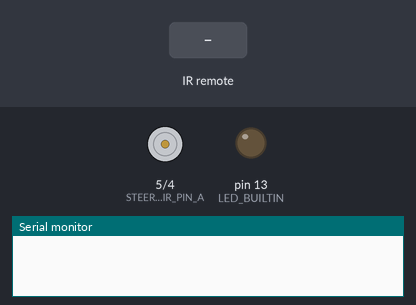
Recording of a sketch running on a simulated Arduino Uno, built with avr-gcc and run on an emulated ATmega328P. Parts: motor-driver pin pairs drawn as motors (green arrow = first pin HIGH = forward, orange = second pin HIGH = backward, longer = more drive, scaled by the enable pin), output pins drawn as LEDs (lit = HIGH), the last lines printed to the serial monitor. The test bench sets the inputs (shaded band). Pins used as bus, display or sensor lines are not drawn.

Above: at 1.2 s.
1.3 s: infrared code 0xFFC23D received
At 1.8 s:
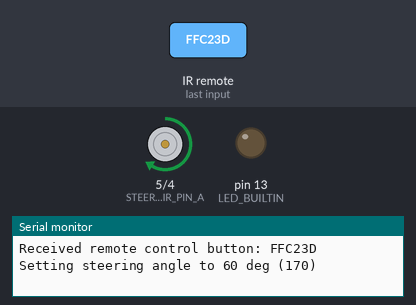
2.8 s: infrared code 0xFF22DD received
At 4.0 s:
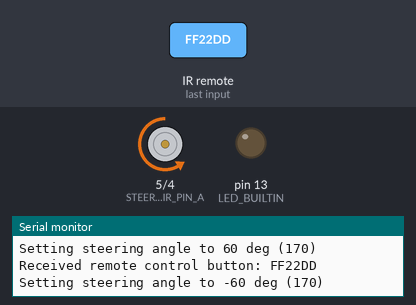
4.3 s: infrared code 0xFF9867 received
At 4.6 s:
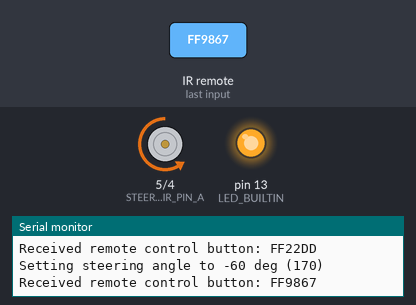
5.8 s: infrared code 0xFF02FD received
At 6.3 s:
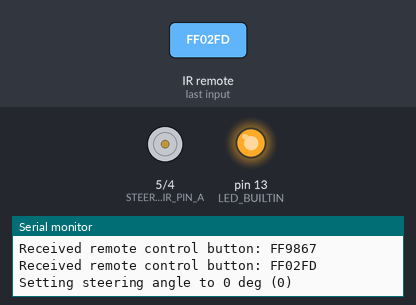
7.3 s: infrared code 0xFFC23D received
At 7.6 s:
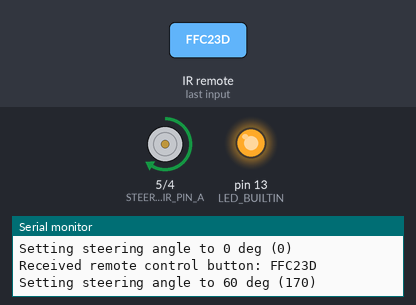
8.8 s: infrared code 0xFF6897 received
At 9.2 s:
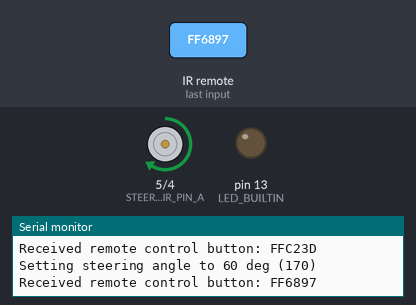
Timing chart, 0 to 11.3 s (numbered marks = the images above; inputs shaded):
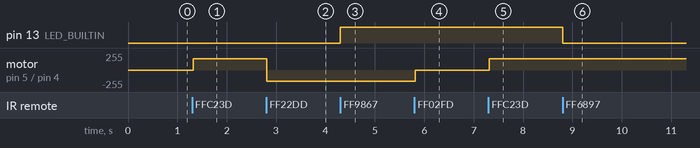

The sketch:

lego_race_car.ino
```cpp
// (licence header left out)
#include "remote_control.hpp"
#include "powertrain.hpp"
#include "steering.hpp"

#define SERIAL_BAUD_RATE 9600

#define REMOTE_CONTROL_RECEIVER_PIN A0

#define POWERTRAIN_PWM_PIN 10
#define POWERTRAIN_DIR_PIN_A 9
#define POWERTRAIN_DIR_PIN_B 8

#define STEERING_PWM_PIN 6
#define STEERING_DIR_PIN_A 5
#define STEERING_DIR_PIN_B 4

RemoteControl remoteControl(REMOTE_CONTROL_RECEIVER_PIN);
Powertrain powertrain(POWERTRAIN_PWM_PIN, POWERTRAIN_DIR_PIN_A, POWERTRAIN_DIR_PIN_B, &remoteControl);
Steering steering(STEERING_PWM_PIN, STEERING_DIR_PIN_A, STEERING_DIR_PIN_B, &remoteControl);

// The setup function runs once when you press reset or power the board
void setup()
{
  Serial.begin(SERIAL_BAUD_RATE);
  remoteControl.setup();
  powertrain.setup();
  steering.setup();
}

// The loop function runs over and over again forever
void loop()
{
  remoteControl.loop();
  powertrain.loop();
  steering.loop();
}
```

powertrain.cpp
```cpp
// (licence header left out)
#include "powertrain.hpp"

Powertrain::Powertrain(
    unsigned int __pwmPin,
    unsigned int __dirPinA,
    unsigned int __dirPinB,
    RemoteControl *__remoteControl)
{
    this->pwmPin = __pwmPin;
    this->dirPinA = __dirPinA;
    this->dirPinB = __dirPinB;
    this->remoteControl = __remoteControl;
    this->motorPower = Powertrain::MOTOR_POWER_MIN;
    this->direction = DrivingDirection::FORWARD;
}

void Powertrain::setup(void)
{
    pinMode(LED_BUILTIN, OUTPUT);
    pinMode(this->dirPinA, OUTPUT);
    pinMode(this->dirPinB, OUTPUT);
    pinMode(this->pwmPin, OUTPUT);

    digitalWrite(LED_BUILTIN, LOW);
    digitalWrite(this->dirPinA, HIGH);
    digitalWrite(this->dirPinB, LOW);

    analogWrite(this->pwmPin, this->motorPower);
}

void Powertrain::loop(void)
{
    if (RemoteControlButton::ONE == this->remoteControl->getPressedButton())
    {
        this->direction = DrivingDirection::FORWARD;
    }
    else if (RemoteControlButton::TWO == this->remoteControl->getPressedButton())
    {
        this->direction = DrivingDirection::REVERSE;
    }
    else if (RemoteControlButton::UP == this->remoteControl->getPressedButton())
    {
        this->motorPower = Powertrain::MOTOR_POWER_MAX;
    }
    else if (RemoteControlButton::DOWN == this->remoteControl->getPressedButton())
    {
        this->motorPower = Powertrain::MOTOR_POWER_MIN;
    }

    if (DrivingDirection::REVERSE == this->direction)
    {
        digitalWrite(this->dirPinA, LOW);
        digitalWrite(this->dirPinB, HIGH);
        digitalWrite(LED_BUILTIN, HIGH);
    }
    else
    {
        digitalWrite(this->dirPinA, HIGH);
        digitalWrite(this->dirPinB, LOW);
        digitalWrite(LED_BUILTIN, LOW);
    }

    analogWrite(this->pwmPin, this->motorPower);
}
```

powertrain.hpp
```cpp
// (licence header left out)
#ifndef powertrain_hpp
#define powertrain_hpp

#include "remote_control.hpp"

enum class DrivingDirection
{
  FORWARD = 1,
  REVERSE = -1,
};

class Powertrain
{
private:
  unsigned int pwmPin;
  unsigned int dirPinA;
  unsigned int dirPinB;
  RemoteControl *remoteControl;
  unsigned int motorPower;
  DrivingDirection direction;
  const static unsigned int MOTOR_POWER_MIN = 0;
  const static unsigned int MOTOR_POWER_MAX = 255;

public:
  Powertrain(
      unsigned int __pwmPin,
      unsigned int __dirPinA,
      unsigned int __dirPinB,
      RemoteControl *__remoteControl);
  void setup(void);
  void loop(void);
};

#endif /* powertrain_hpp */
```

remote_control.cpp
```cpp
// (licence header left out)
#include "remote_control.hpp"

RemoteControl::RemoteControl(unsigned int __receiverPin)
{
    this->pressedButton = RemoteControlButton::NONE;
    this->infraredReceiver = new IRrecv(__receiverPin);
}

void RemoteControl::setup(void)
{
    this->infraredReceiver->enableIRIn();
}

void RemoteControl::loop(void)
{
    decode_results results;

    if (this->infraredReceiver->decode(&results))
    {
        this->pressedButton = (RemoteControlButton)results.value;

        if ((unsigned long) RemoteControlButton::REPEATED != results.value)
        {
            Serial.println();
            Serial.print("Received remote control button: ");
            Serial.println(results.value, HEX);
        }

        this->infraredReceiver->resume();
    }
    else
    {
        this->pressedButton = RemoteControlButton::NONE;
    }
}

RemoteControlButton RemoteControl::getPressedButton(void) const
{
    return this->pressedButton;
}
```

remote_control.hpp
```cpp
// (licence header left out)
#ifndef remote_control_hpp
#define remote_control_hpp

#include <IRremote.h>

enum class RemoteControlButton : unsigned long
{
  NONE = 0x0,
  OK = 0xFF02FD,
  RIGHT = 0xFFC23D,
  UP = 0xFF629D,
  LEFT = 0xFF22DD,
  DOWN = 0xFFA857,
  ONE = 0xFF6897,
  TWO = 0xFF9867,
  REPEATED = 0xFFFFFFFF,
};

class RemoteControl
{
private:
  RemoteControlButton pressedButton;
  IRrecv *infraredReceiver;

public:
  RemoteControl(unsigned int __receiverPin);
  void setup(void);
  void loop(void);
  RemoteControlButton getPressedButton(void) const;
};

#endif /* remote_control_hpp */
```

steering.cpp
```cpp
// (licence header left out)
#include "steering.hpp"

Steering::Steering(
    unsigned int __pwmPin,
    unsigned int __dirPinA,
    unsigned int __dirPinB,
    RemoteControl *__remoteControl)
{
    this->pwmPin = __pwmPin;
    this->dirPinA = __dirPinA;
    this->dirPinB = __dirPinB;
    this->remoteControl = __remoteControl;
    this->angleRaw = Steering::ANGLE_RAW_MIN;
}

void Steering::setup(void)
{
    pinMode(this->dirPinA, OUTPUT);
    pinMode(this->dirPinB, OUTPUT);
    pinMode(this->pwmPin, OUTPUT);

    digitalWrite(this->dirPinA, LOW);
    digitalWrite(this->dirPinB, HIGH);

    analogWrite(this->pwmPin, this->angleRaw);
}

void Steering::loop(void)
{
    if (RemoteControlButton::OK == this->remoteControl->getPressedButton())
    {
        this->setAngle(Steering::ANGLE_CENTER);
    }
    else if (RemoteControlButton::LEFT == this->remoteControl->getPressedButton())
    {
        this->setAngle(Steering::ANGLE_LEFT_MECH_MAX);
    }

    else if (RemoteControlButton::RIGHT == this->remoteControl->getPressedButton())
    {
        this->setAngle(Steering::ANGLE_RIGHT_MECH_MAX);
    }

    analogWrite(this->pwmPin, this->angleRaw);
}

void Steering::setAngle(int angle)
{
    Serial.println();
    Serial.print("Setting steering angle to ");
    Serial.print(angle);
    Serial.print(" deg");

    if (angle < Steering::ANGLE_LEFT_MAX || angle > Steering::ANGLE_RIGHT_MAX)
    {
        return;
    }

    if (angle > Steering::ANGLE_CENTER)
    {
        // Right
        digitalWrite(this->dirPinA, HIGH);
        digitalWrite(this->dirPinB, LOW);
    }
    else
    {
        // Left
        digitalWrite(this->dirPinA, LOW);
        digitalWrite(this->dirPinB, HIGH);
    }

    this->angleRaw = (int)(abs(angle) / (float)Steering::ANGLE_RIGHT_MAX * Steering::ANGLE_RAW_MAX);

    Serial.print(" (");
    Serial.print(this->angleRaw);
    Serial.println(")");
}
```

steering.hpp
```cpp
// (licence header left out)
#ifndef steering_hpp
#define steering_hpp

#include "remote_control.hpp"

class Steering
{
private:
  unsigned int pwmPin;
  unsigned int dirPinA;
  unsigned int dirPinB;
  RemoteControl *remoteControl;
  unsigned int angleRaw;

  const static int ANGLE_LEFT_MAX = -90;
  const static int ANGLE_CENTER = 0;
  const static int ANGLE_RIGHT_MAX = 90;

  const static int ANGLE_LEFT_MECH_MAX = -60;
  const static int ANGLE_RIGHT_MECH_MAX = 60;

  const static unsigned int ANGLE_RAW_MIN = 0;
  const static unsigned int ANGLE_RAW_MAX = 255;

public:
  Steering(
      unsigned int __pwmPin,
      unsigned int __dirPinA,
      unsigned int __dirPinB,
      RemoteControl *__remoteControl);
  void setup(void);
  void loop(void);
  void setAngle(int angle);
};

#endif /* steering_hpp */
```

Measured:
- after the input at 1.3 s, motor on pin 5 (STEERING_DIR_PIN_A) / pin 4 (STEERING_DIR_PIN_B): stopped → forward 170/255 at once
- after the input at 2.8 s, motor on pin 5 (STEERING_DIR_PIN_A) / pin 4 (STEERING_DIR_PIN_B): forward 170/255 → backward 170/255 at once
- after the input at 4.3 s, pin 13 (LED_BUILTIN): LOW → HIGH at once
- after the input at 5.8 s, motor on pin 5 (STEERING_DIR_PIN_A) / pin 4 (STEERING_DIR_PIN_B): backward 170/255 → stopped at once
- after the input at 7.3 s, motor on pin 5 (STEERING_DIR_PIN_A) / pin 4 (STEERING_DIR_PIN_B): stopped → forward 170/255 at once
- after the input at 8.8 s, pin 13 (LED_BUILTIN): HIGH → LOW at once
